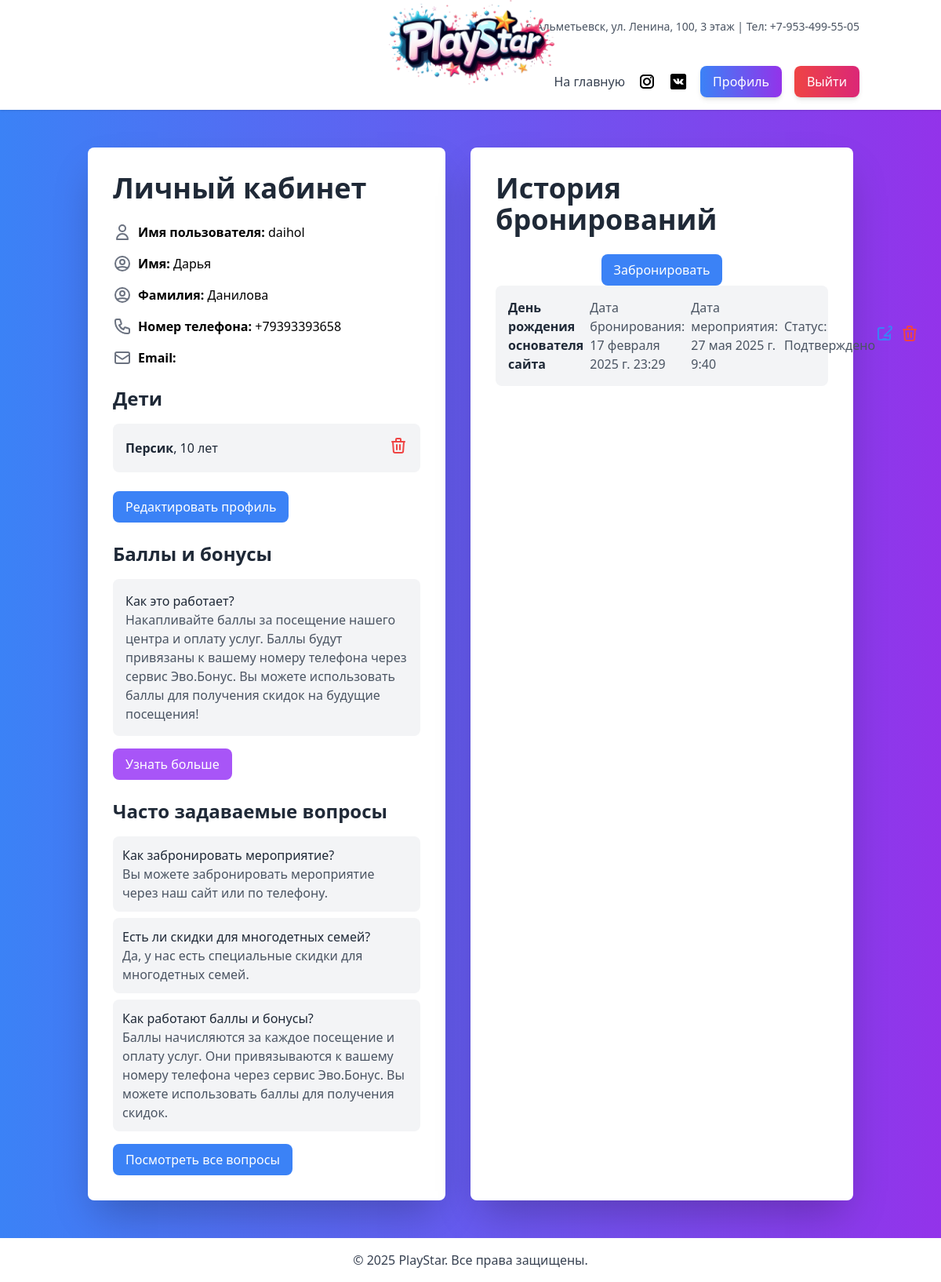
Screenshot of /accounts/profile/ (signed in) with the database file from the repository.
### main/models.py (models this page shows, shortened)
class CustomUser(AbstractUser):
    ROLE_CHOICES = [
        ('CLIENT', 'Клиент'),
        ('STAFF', 'Сотрудник'),
        ('MANAGER', 'Менеджер'),
        ('ADMIN', 'Администратор'),
    ]
    phone_number = models.CharField(max_length=15, unique=True, verbose_name="Номер телефона")
    role = models.CharField(
        max_length=10,
        choices=ROLE_CHOICES,
        default='CLIENT',  # По умолчанию роль "Клиент"
        verbose_name='Роль'
    )

class Child(models.Model):
    profile = models.ForeignKey(Profile, on_delete=models.CASCADE, related_name='children')
    name = models.CharField(max_length=100, verbose_name="Имя ребенка")
    age = models.PositiveIntegerField(verbose_name="Возраст ребенка")
    birthdate = models.DateField(verbose_name="Дата рождения", blank=True, null=True)  # Добавлено поле birthdate
    gender = models.CharField(max_length=10, choices=[('M', 'Male'), ('F', 'Female')], verbose_name="Пол", blank=True, null=True)  # Добавлено поле gender

### bookings/models.py (models this page shows, shortened)
class Booking(models.Model):
    ONLINE = 'online'
    OFFLINE = 'offline'
    BOOKING_TYPES = [
        (ONLINE, 'Онлайн'),
        (OFFLINE, 'Оффлайн'),
    ]
    user = models.ForeignKey(settings.AUTH_USER_MODEL, on_delete=models.CASCADE, related_name='bookings')
    event_name = models.CharField(max_length=255, verbose_name='Название мероприятия')
    booking_date = models.DateTimeField(auto_now_add=True, verbose_name='Дата бронирования')
    event_date = models.DateTimeField(verbose_name='Дата мероприятия')
    status = models.CharField(max_length=50, choices=STATUS_CHOICES, default='active', verbose_name='Статус')
    children_count = models.PositiveIntegerField(default=1, blank=True, null=True, verbose_name='Количество детей')
    comment = models.TextField(max_length=255, blank=True, null=True, verbose_name='Комментарий')
    edited_by = models.CharField(max_length=50, blank=True, null=True, verbose_name='Отредактировано')
    booking_type = models.CharField(max_length=10, choices=BOOKING_TYPES, default=ONLINE, verbose_name='Тип бронирования')
    amount = models.DecimalField(max_digits=10, decimal_places=2, default=0.00, verbose_name='Сумма')
    class Meta:
        verbose_name = 'Бронирование'
        verbose_name_plural = 'Бронирования'

### accounts/views.py (the view)
# urls.py: path('profile/', profile, name='profile'),
@login_required
def profile(request):
    user = request.user
    if not hasattr(user, 'profile'):
        Profile.objects.create(user=user)
    bookings = Booking.objects.filter(user=user).order_by('-booking_date')[:5]
    if request.method == 'POST' and 'create_booking' in request.POST:
        booking_form = BookingForm(request.POST)
        if booking_form.is_valid():
            booking = booking_form.save(commit=False)
            booking.user = user  # Привязываем бронирование к текущему пользователю
            booking.save()
            messages.success(request, 'Бронирование успешно создано.')
            return redirect('profile')
        else:
            messages.error(request, 'Ошибка при создании бронирования.')
    else:
        booking_form = BookingForm()
    context = {
        'user': user,
        'bookings': bookings,
        'booking_form': booking_form,  # Передаем форму для создания бронирования
    }
    return render(request, 'accounts/profile.html', context)

### main/templatetags/group_check.py (called while the page is built)
@register.filter(name='has_group')
def has_group(user, group_name):
    if hasattr(user, 'groups'):
        return user.groups.filter(name=group_name).exists()
    return False

### accounts/templates/accounts/profile.html (shortened to what this page needs)
{% extends 'base.html' %}
{% load group_check %}
{% block content %}
<div class="flex space-x-8 max-w-6xl mx-auto">
    <div class="w-1/2 bg-white p-8 rounded-lg shadow-2xl">
        <h2 class="text-4xl font-bold text-gray-800 mb-6">Личный кабинет</h2>
        <div class="space-y-4 text-left">
            <div class="flex items-center space-x-2">
                <svg class="w-6 h-6 text-gray-500" fill="none" stroke="currentColor" viewBox="0 0 24 24">
                    <path stroke-linecap="round" stroke-linejoin="round" stroke-width="2" d="M16 7a4 4 0 11-8 0 4 4 0 018 0zM12 14a7 7 0 00-7 7h14a7 7 0 00-7-7z"></path>
                </svg>
                <p><strong>Имя пользователя:</strong> {{ user.username }}</p>
            </div>
            <div class="flex items-center space-x-2">
                <svg class="w-6 h-6 text-gray-500" fill="none" stroke="currentColor" viewBox="0 0 24 24">
                    <path stroke-linecap="round" stroke-linejoin="round" stroke-width="2" d="M5.121 17.804A13.937 13.937 0 0112 16c2.5 0 4.847.655 6.879 1.804M15 10a3 3 0 11-6 0 3 3 0 016 0zm6 2a9 9 0 11-18 0 9 9 0 0118 0z"></path>
                </svg>
                <p><strong>Имя:</strong> {{ user.first_name }}</p>
            </div>
            <div class="flex items-center space-x-2">
                <svg class="w-6 h-6 text-gray-500" fill="none" stroke="currentColor" viewBox="0 0 24 24">
                    <path stroke-linecap="round" stroke-linejoin="round" stroke-width="2" d="M5.121 17.804A13.937 13.937 0 0112 16c2.5 0 4.847.655 6.879 1.804M15 10a3 3 0 11-6 0 3 3 0 016 0zm6 2a9 9 0 11-18 0 9 9 0 0118 0z"></path>
                </svg>
                <p><strong>Фамилия:</strong> {{ user.last_name }}</p>
            </div>
            <div class="flex items-center space-x-2">
                <p><strong>Номер телефона:</strong> {{ user.phone_number }}</p>
            </div>
            <div class="flex items-center space-x-2">
                <svg class="w-6 h-6 text-gray-500" fill="none" stroke="currentColor" viewBox="0 0 24 24">
                    <path stroke-linecap="round" stroke-linejoin="round" stroke-width="2" d="M3 8l7.89 5.26a2 2 0 002.22 0L21 8M5 19h14a2 2 0 002-2V7a2 2 0 00-2-2H5a2 2 0 00-2 2v10a2 2 0 002 2z"></path>
                </svg>
                <p><strong>Email:</strong> {{ user.email }}</p>
            </div>
        </div>
        <div class="mt-6">
            <h3 class="text-2xl font-bold text-gray-800 mb-4">Дети</h3>
            {% if user.profile.children.all %}
                <ul class="space-y-4">
                    {% for child in user.profile.children.all %}
                        <li class="flex justify-between items-center bg-gray-100 p-4 rounded-lg">
                            <div>
                                <p class="text-gray-800"><strong>{{ child.name }}</strong>, {{ child.age }} лет</p>
                            </div>
                            <form action="{% url 'delete_child' child.id %}" method="post" class="inline">
                                <button type="submit" class="text-red-500 hover:text-red-700">
                                    <svg xmlns="http://www.w3.org/2000/svg" class="h-6 w-6" fill="none" viewBox="0 0 24 24" stroke="currentColor">
                                        <path stroke-linecap="round" stroke-linejoin="round" stroke-width="2" d="M19 7l-.867 12.142A2 2 0 0116.138 21H7.862a2 2 0 01-1.995-1.858L5 7m5 4v6m4-6v6m1-10V4a1 1 0 00-1-1h-4a1 1 0 00-1 1v3M4 7h16" />
                                    </svg>
                                </button>
                            </form>
                        </li>
                    {% endfor %}
                </ul>
            {% else %}
                <p class="text-gray-600">Дети не добавлены.</p>
            {% endif %}
        </div>
        <div class="mt-6 space-x-4">
            <a href="{% url 'profile_edit' %}" class="inline-block bg-blue-500 text-white py-2 px-4 rounded-lg hover:bg-blue-600 transition duration-300">
                Редактировать профиль
            </a>
        </div>
        <div class="mt-6">
            <h3 class="text-2xl font-bold text-gray-800 mb-4">Баллы и бонусы</h3>
            <div class="bg-gray-100 p-4 rounded-lg">
                <p class="text-gray-800 font-medium">Как это работает?</p>
                <p class="text-gray-600">
                    Накапливайте баллы за посещение нашего центра и оплату услуг. Баллы будут привязаны к вашему номеру телефона через сервис Эво.Бонус.
                    Вы можете использовать баллы для получения скидок на будущие посещения!
                </p>
            </div>
            <a href="#" class="inline-block mt-4 bg-purple-500 text-white py-2 px-4 rounded-lg hover:bg-purple-600 transition duration-300">
                Узнать больше
            </a>
        </div>
        <div class="mt-6">
            <h3 class="text-2xl font-bold text-gray-800 mb-4">Часто задаваемые вопросы</h3>
            <ul class="space-y-2">
                <li class="bg-gray-100 p-3 rounded-lg">
                    <p class="text-gray-800 font-medium">Как забронировать мероприятие?</p>
                    <p class="text-gray-600">Вы можете забронировать мероприятие через наш сайт или по телефону.</p>
                </li>
                <li class="bg-gray-100 p-3 rounded-lg">
                    <p class="text-gray-800 font-medium">Есть ли скидки для многодетных семей?</p>
                    <p class="text-gray-600">Да, у нас есть специальные скидки для многодетных семей.</p>
                </li>
                <li class="bg-gray-100 p-3 rounded-lg">
                    <p class="text-gray-800 font-medium">Как работают баллы и бонусы?</p>
                    <p class="text-gray-600">
                        Баллы начисляются за каждое посещение и оплату услуг. Они привязываются к вашему номеру телефона через сервис Эво.Бонус.
                        Вы можете использовать баллы для получения скидок.
                    </p>
                </li>
            </ul>
            <a href="#" class="inline-block mt-4 bg-blue-500 text-white py-2 px-4 rounded-lg hover:bg-blue-600 transition duration-300">
                Посмотреть все вопросы
            </a>
        </div>
    </div>
    <div class="w-1/2 bg-white p-8 rounded-lg shadow-2xl">
        <h2 class="text-4xl font-bold text-gray-800 mb-6">История бронирований</h2>
        <div class="flex justify-center w-full">
            <button onclick="openModal()" class="bg-blue-500 text-white py-2 px-4 rounded-lg hover:bg-blue-600 transition duration-300">
                Забронировать
            </button>
        </div>
        {% if bookings %}
            <ul class="space-y-4">
                {% for booking in bookings %}
                    <li class="bg-gray-100 p-4 rounded-lg flex items-center justify-between">
                        <div class="flex items-center space-x-2">
                            <p class="text-gray-800"><strong>{{ booking.event_name }}</strong></p>
                            <p class="text-gray-600">Дата бронирования: {{ booking.booking_date }}</p>
                            <p class="text-gray-600">Дата мероприятия: {{ booking.event_date }}</p>
                            <p class="text-gray-600">Статус: {{ booking.get_status_display }}</p>
                        </div>
                        <div class="flex space-x-2">
                            <a href="{% url 'edit_booking' booking.id %}" class="text-blue-500 hover:text-blue-700">
                                <svg xmlns="http://www.w3.org/2000/svg" class="h-6 w-6" fill="none" viewBox="0 0 24 24" stroke="currentColor">
                                    <path stroke-linecap="round" stroke-linejoin="round" stroke-width="2" d="M11 5H6a2 2 0 00-2 2v11a2 2 0 002 2h11a2 2 0 002-2v-5m-1.414-9.414a2 2 0 112.828 2.828L11.828 15H19m-9 4h4" />
                                </svg>
                            </a>
                            <form action="{% url 'delete_booking' booking.id %}" method="post" class="inline">
                                <button type="submit" class="text-red-500 hover:text-red-700">
                                    <svg xmlns="http://www.w3.org/2000/svg" class="h-6 w-6" fill="none" viewBox="0 0 24 24" stroke="currentColor">
                                        <path stroke-linecap="round" stroke-linejoin="round" stroke-width="2" d="M19 7l-.867 12.142A2 2 0 0116.138 21H7.862a2 2 0 01-1.995-1.858L5 7m5 4v6m4-6v6m1-10V4a1 1 0 00-1-1h-4a1 1 0 00-1 1v3M4 7h16" />
                                    </svg>
                                </button>
                            </form>
                        </div>
                    </li>
                {% endfor %}
            </ul>
        {% else %}
            <p class="text-gray-600 text-center">У вас пока нет бронирований.</p>
        {% endif %}
    </div>
</div>
{% endblock %}

### rows the page displays
CustomUser: username "daihol", first_name "Дарья", last_name "Данилова", phone_number "+79393393658"
Child: name "Персик", age "10"
Booking: event_name "День рождения основателя сайта", booking_date "17 февраля 2025 г. 23:29", event_date "27 мая 2025 г. 9:40", status "Подтверждено"
